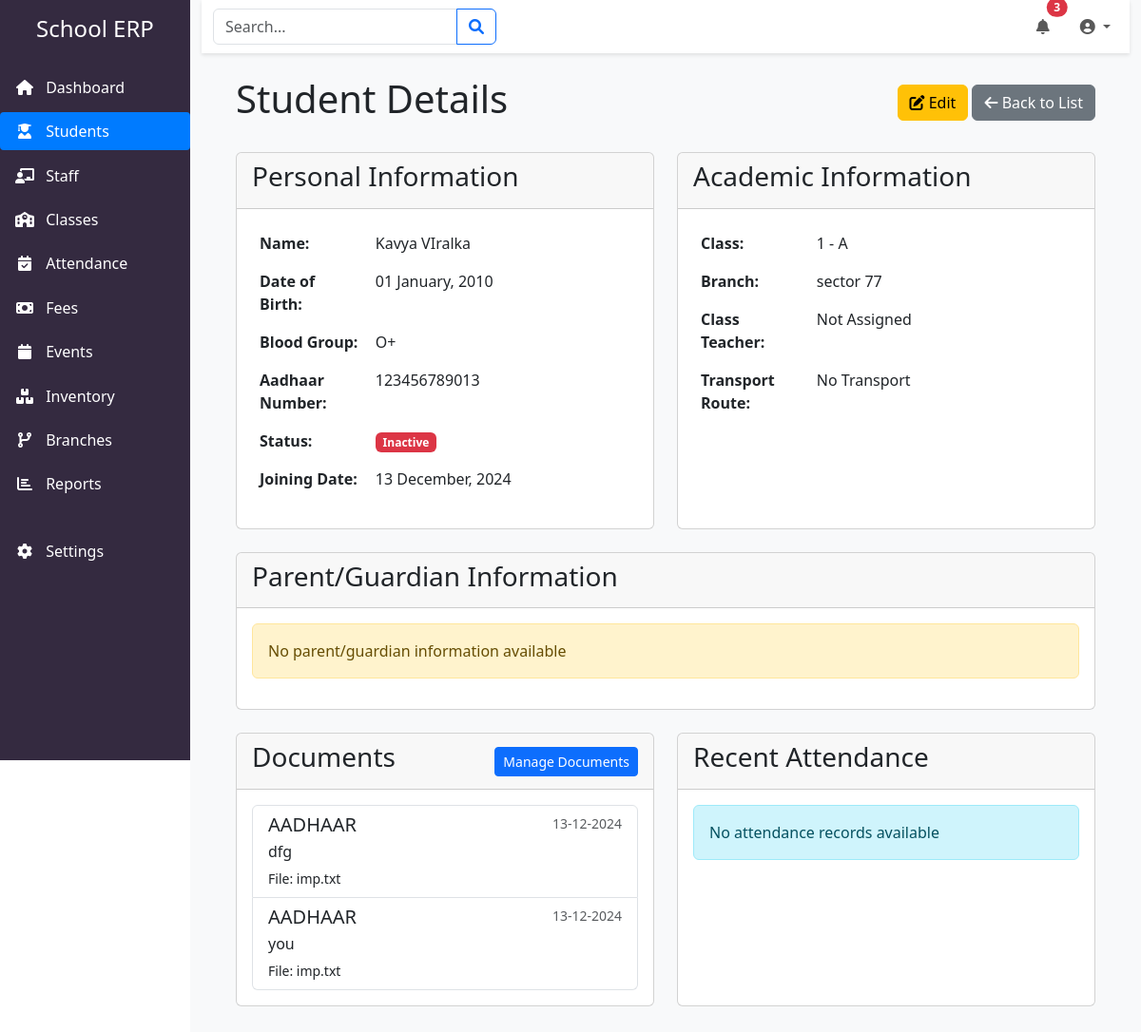
/students/2, run on the app's committed database.
### app/models/models.py (models this page shows, shortened)
class TimestampMixin:
    created_at = db.Column(db.DateTime, default=datetime.utcnow)
    updated_at = db.Column(db.DateTime, default=datetime.utcnow, onupdate=datetime.utcnow)

class Student(db.Model, TimestampMixin):
    __tablename__ = 'student'
    id = db.Column(db.Integer, primary_key=True)
    first_name = db.Column(db.String(50), nullable=False)
    middle_name = db.Column(db.String(50))
    last_name = db.Column(db.String(50), nullable=False)
    date_of_birth = db.Column(db.Date, nullable=False)
    blood_group = db.Column(db.String(5))
    aadhaar_number = db.Column(db.String(12), unique=True)
    class_id = db.Column(db.Integer, db.ForeignKey('class.id'), nullable=False)
    branch_id = db.Column(db.Integer, db.ForeignKey('branch.id'), nullable=False)
    transport_route_id = db.Column(db.Integer, db.ForeignKey('transport_route.id'))
    joining_date = db.Column(db.Date, nullable=False)
    is_active = db.Column(db.Boolean, default=True)
    parents = db.relationship('Parent', secondary='student_parent', back_populates='students')
    documents = db.relationship(
       'Document',
        primaryjoin="and_(Student.id == foreign(Document.entity_id), "
                    "Document.entity_type == 'STUDENT')",
        backref=db.backref('student', uselist=False),
        viewonly=True
    )
    attendance = db.relationship(
        'Attendance',
        primaryjoin="and_(Student.id == foreign(Attendance.entity_id), "
                    "Attendance.entity_type == 'STUDENT')",
        backref=db.backref('student', uselist=False),
        viewonly=True
    )
    fees = db.relationship(
        'FeeTransaction',
        primaryjoin="and_(Student.id == foreign(FeeTransaction.entity_id), "
                    "FeeTransaction.entity_type == 'STUDENT')",
        backref=db.backref('student', uselist=False),
        viewonly=True
    )
    academic_records = db.relationship('AcademicRecord', backref='student', lazy=True)
    @property
    def full_name(self):
        if self.middle_name:
            return f"{self.first_name} {self.middle_name} {self.last_name}"
        return f"{self.first_name} {self.last_name}"
    password_hash = db.Column(db.String(255))
    last_login = db.Column(db.DateTime)

class Class(db.Model):
    __tablename__ = 'class'
    id = db.Column(db.Integer, primary_key=True)
    name = db.Column(db.String(50), nullable=False)
    section = db.Column(db.String(10), nullable=False)
    academic_year = db.Column(db.Integer, nullable=False)
    primary_teacher_id = db.Column(db.Integer, db.ForeignKey('staff.id'))
    capacity = db.Column(db.Integer, default=30)
    is_active = db.Column(db.Boolean, default=True)
    students = db.relationship('Student', backref='class_group', lazy=True)
    primary_teacher = db.relationship('Staff', backref='primary_class', foreign_keys=[primary_teacher_id])
    subjects = db.relationship('Subject', backref='class_group', lazy=True)
    __table_args__ = (
        db.UniqueConstraint('name', 'section', 'academic_year', name='unique_class_section'),
    )

class Branch(db.Model, TimestampMixin):
    __tablename__ = 'branch'
    id = db.Column(db.Integer, primary_key=True)
    name = db.Column(db.String(100), nullable=False)
    address = db.Column(db.String(255), nullable=False)
    contact_number = db.Column(db.String(20), nullable=False)
    email = db.Column(db.String(100))
    is_active = db.Column(db.Boolean, default=True)
    students = db.relationship('Student', backref='branch', lazy=True)
    staff = db.relationship('Staff', backref='branch', lazy=True)
    inventory = db.relationship('Inventory', backref='branch', lazy=True)
    admins = db.relationship('Admin', backref='branch', lazy=True)

class Document(db.Model, TimestampMixin):
    __tablename__ = 'document'
    id = db.Column(db.Integer, primary_key=True)
    entity_type = db.Column(db.Enum('STUDENT', 'STAFF', 'PARENT', name='entity_types'), nullable=False)
    entity_id = db.Column(db.Integer, nullable=False)
    document_type = db.Column(db.String(50), nullable=False)
    file_path = db.Column(db.String(255), nullable=False)
    file_type = db.Column(db.String(50), nullable=False)
    description = db.Column(db.String(255))
    __table_args__ = (
        db.Index('idx_entity', 'entity_type', 'entity_id'),
    )

### app/routes/student.py (the view)
@bp.route('/<int:student_id>')
def view_student(student_id):
    student = Student.query.get_or_404(student_id)
    return render_template('students/view.html', student=student)

### app/templates/students/view.html (shortened to what this page needs)
{% extends "base.html" %}
{% block content %}
<div class="container">
    <div class="d-flex justify-content-between align-items-center mb-4">
        <h1>Student Details</h1>
        <div>
            <a href="{{ url_for('student.edit_student', student_id=student.id) }}" class="btn btn-warning">
                <i class="fas fa-edit"></i> Edit
            </a>
            <a href="{{ url_for('student.list_students') }}" class="btn btn-secondary">
                <i class="fas fa-arrow-left"></i> Back to List
            </a>
        </div>
    </div>
    <div class="row">
        <div class="col-md-6 mb-4">
            <div class="card h-100">
                <div class="card-header">
                    <h3 class="card-title">Personal Information</h3>
                </div>
                <div class="card-body">
                    <table class="table table-borderless">
                        <tr>
                            <th width="30%">Name:</th>
                            <td>{{ student.full_name }}</td>
                        </tr>
                        <tr>
                            <th>Date of Birth:</th>
                            <td>{{ student.date_of_birth.strftime('%d %B, %Y') }}</td>
                        </tr>
                        <tr>
                            <th>Blood Group:</th>
                            <td>{{ student.blood_group or 'Not Specified' }}</td>
                        </tr>
                        <tr>
                            <th>Aadhaar Number:</th>
                            <td>{{ student.aadhaar_number or 'Not Provided' }}</td>
                        </tr>
                        <tr>
                            <th>Status:</th>
                            <td>
                                <span class="badge {% if student.is_active %}bg-success{% else %}bg-danger{% endif %}">
                                    {{ 'Active' if student.is_active else 'Inactive' }}
                                </span>
                            </td>
                        </tr>
                        <tr>
                            <th>Joining Date:</th>
                            <td>{{ student.joining_date.strftime('%d %B, %Y') }}</td>
                        </tr>
                    </table>
                </div>
            </div>
        </div>
        <div class="col-md-6 mb-4">
            <div class="card h-100">
                <div class="card-header">
                    <h3 class="card-title">Academic Information</h3>
                </div>
                <div class="card-body">
                    <table class="table table-borderless">
                        <tr>
                            <th width="30%">Class:</th>
                            <td>{{ student.class_group.name }} - {{ student.class_group.section }}</td>
                        </tr>
                        <tr>
                            <th>Branch:</th>
                            <td>{{ student.branch.name }}</td>
                        </tr>
                        <tr>
                            <th>Class Teacher:</th>
                            <td>
                                {% if student.class_group.primary_teacher %}
                                    {{ student.class_group.primary_teacher.full_name }}
                                {% else %}
                                    Not Assigned
                                {% endif %}
                            </td>
                        </tr>
                        <tr>
                            <th>Transport Route:</th>
                            <td>
                                {% if student.transport_route %}
                                    {{ student.transport_route.route_name }}
                                    <small class="text-muted d-block">
                                        Vehicle: {{ student.transport_route.vehicle_number }}
                                    </small>
                                {% else %}
                                    No Transport
                                {% endif %}
                            </td>
                        </tr>
                    </table>
                </div>
            </div>
        </div>
        <div class="col-12 mb-4">
            <div class="card">
                <div class="card-header">
                    <h3 class="card-title">Parent/Guardian Information</h3>
                </div>
                <div class="card-body">
                    {% if student.parents %}
                        <div class="row">
                            {% for parent in student.parents %}
                            <div class="col-md-6 mb-3">
                                <div class="card h-100">
                                    <div class="card-body">
                                        <h5 class="card-title">{{ parent.relationship }}</h5>
                                        <table class="table table-borderless">
                                            <tr>
                                                <th width="30%">Name:</th>
                                                <td>{{ parent.full_name }}</td>
                                            </tr>
                                            <tr>
                                                <th>Contact:</th>
                                                <td>
                                                    {{ parent.phone_primary }}
                                                    {% if parent.phone_secondary %}
                                                        <small class="text-muted d-block">
                                                            Alt: {{ parent.phone_secondary }}
                                                        </small>
                                                    {% endif %}
                                                </td>
                                            </tr>
                                            <tr>
                                                <th>Email:</th>
                                                <td>{{ parent.email or 'Not Provided' }}</td>
                                            </tr>
                                            <tr>
                                                <th>Occupation:</th>
                                                <td>{{ parent.occupation or 'Not Provided' }}</td>
                                            </tr>
                                            <tr>
                                                <th>Address:</th>
                                                <td>
                                                    {{ parent.address.street_name }},
                                                    {{ parent.address.locality }},
                                                    {{ parent.address.city }},
                                                    {{ parent.address.state }} -
                                                    {{ parent.address.pin_code }}
                                                </td>
                                            </tr>
                                        </table>
                                    </div>
                                </div>
                            </div>
                            {% endfor %}
                        </div>
                    {% else %}
                        <div class="alert alert-warning">No parent/guardian information available</div>
                    {% endif %}
                </div>
            </div>
        </div>
        <div class="col-md-6 mb-4">
            <div class="card h-100">
                <div class="card-header d-flex justify-content-between align-items-center">
                    <h3 class="card-title">Documents</h3>
                    <a href="{{ url_for('student.student_documents', student_id=student.id) }}"
                       class="btn btn-sm btn-primary">
                        Manage Documents
                    </a>
                </div>
                <div class="card-body">
                    {% if student.documents %}
                        <div class="list-group">
                            {% for doc in student.documents %}
                            <div class="list-group-item">
                                <div class="d-flex w-100 justify-content-between">
                                    <h5 class="mb-1">{{ doc.document_type }}</h5>
                                    <small class="text-muted">
                                        {{ doc.created_at.strftime('%d-%m-%Y') }}
                                    </small>
                                </div>
                                <p class="mb-1">{{ doc.description or 'No description' }}</p>
                                <small>File: {{ doc.file_path.split('/')[-1] }}</small>
                            </div>
                            {% endfor %}
                        </div>
                    {% else %}
                        <div class="alert alert-info">No documents uploaded yet</div>
                    {% endif %}
                </div>
            </div>
        </div>
        <div class="col-md-6 mb-4">
            <div class="card h-100">
                <div class="card-header">
                    <h3 class="card-title">Recent Attendance</h3>
                </div>
                <div class="card-body">
                    {% if student.attendance %}
                        <div class="table-responsive">
                            <table class="table table-hover">
                                <thead>
                                    <tr>
                                        <th>Date</th>
                                        <th>Status</th>
                                        <th>Remarks</th>
                                    </tr>
                                </thead>
                                <tbody>
                                    {% for record in student.attendance[-5:] %}
                                    <tr>
                                        <td>{{ record.date.strftime('%d-%m-%Y') }}</td>
                                        <td>
                                            <span class="badge
                                                {% if record.status == 'PRESENT' %}bg-success
                                                {% elif record.status == 'ABSENT' %}bg-danger
                                                {% elif record.status == 'HALF_DAY' %}bg-warning
                                                {% else %}bg-info{% endif %}">
                                                {{ record.status }}
                                            </span>
                                        </td>
                                        <td>{{ record.remarks or '-' }}</td>
                                    </tr>
                                    {% endfor %}
                                </tbody>
                            </table>
                        </div>
                    {% else %}
                        <div class="alert alert-info">No attendance records available</div>
                    {% endif %}
                </div>
            </div>
        </div>
    </div>
</div>
{% endblock %}

### app/templates/base.html (style rules this page uses)
:root { --sidebar-bg: #342a40; --sidebar-hover: rgba(255,255,255,0.1); --active-link: #007bff; --content-bg: #f8f9fa; }
.alert { animation: slideIn 0.5s ease; }

### data on the page
Student: full_name "Kavya VIralka", date_of_birth "01 January, 2010", blood_group "O+", aadhaar_number "123456789013", is_active "Inactive", joining_date "13 December, 2024"
Class: class_group.name "1", class_group.section "A"
Branch: branch.name "sector 77"
Document: document_type "AADHAAR", created_at "13-12-2024", description "dfg", file_path "imp.txt"
Document: document_type "AADHAAR", created_at "13-12-2024", description "you", file_path "imp.txt"
